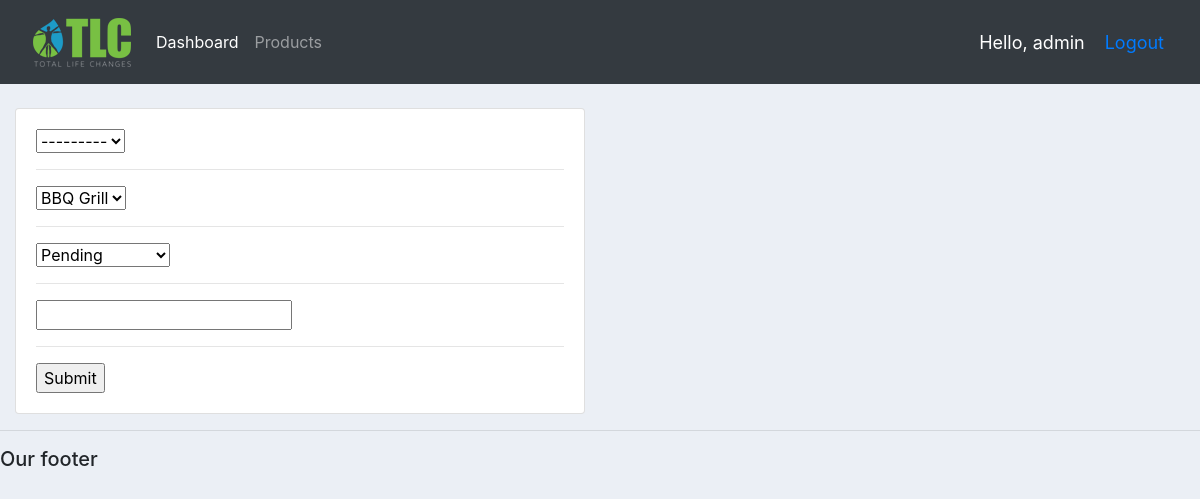
/update_order/5/ (signed in), run on the app's committed database.
### accounts/models.py (models this page shows, shortened)
class Order(models.Model):
    STATUS = (
        ('pending', 'Pending'),
        ('out of delivery', 'Out of delivery'),
        ('delivered', 'Delivered'),
    )
    customer = models.ForeignKey(Customer, null=True, on_delete=models.SET_NULL)
    product = models.ForeignKey(Product, null=True, on_delete=models.SET_NULL)
    date_created = models.DateTimeField(auto_now_add=True)
    status = models.CharField(max_length=200, choices=STATUS)
    note = models.CharField(max_length=200, null=True)

### accounts/decorators.py (the view)
        def wrapper_func(request, *args, **kwargs):
            group_name = None
            if request.user.groups.exists():
                group_name = request.user.groups.all()[0].name
            if group_name in allowed_group:
                return view_func(request, *args, **kwargs)
            else:
                return HttpResponse('You are not allowed')

### accounts/form.py
class OrderForm(ModelForm):
    class Meta:
        model = Order
        fields = '__all__'

### accounts/models.py (called while the page is built)
    def __str__(self):
        return self.name

    def __str__(self):
        return self.name

### accounts/views.py (called while the page is built)
@login_required(login_url='url_login')
@allowed_user(allowed_group=['admin'])
def update_order(request, order_id):
    order = Order.objects.get(id=order_id)
    order_form = OrderForm(instance=order)
    if request.method == 'POST':
        order_form = OrderForm(request.POST, instance=order)
        if order_form.is_valid():
            order_form.save()
            return redirect('/')
    cx = {
        'key_order_form': order_form
    }
    return render(request, 'accounts/create_order.html', cx)

### accounts/templates/accounts/create_order.html (shortened to what this page needs)
{% extends "accounts/main.html" %}
{% load static %}
{% block content_main %}
    <br>
    <div class="row">
        <div class="col-md-6">
            <div class="card card-body">
                <form action="" method="post">
                    {% for form in key_order_form %}
                        {{ form }}
                        <hr>
                    {% endfor %}
                    <input type="submit">
                </form>
            </div>
        </div>
    </div>
{% endblock %}

### accounts/templates/accounts/navbar.html (shortened to what this page needs)
{% load static %}
<nav class="navbar navbar-expand-lg navbar-dark bg-dark">
    <a class="nav-item nav-link active" href="{% url 'url_home' %}">
        <img src="{% static 'images/logo.png' %}" alt="logo">
    </a>
    <div class="collapse navbar-collapse" id="navbarNavAltMarkup">
        <div class="navbar-nav">
            {% if request.user.is_staff %}
                <a class="nav-item nav-link active" href="{% url 'url_home' %}">Dashboard</a>
                <a class="nav-item nav-link" href="{% url 'url_product' %}">Products</a>
            {% else %}
                <a class="nav-item nav-link" href="{% url 'url_account' %}">Account</a>
            {% endif %}
        </div>
    </div>
    <span class="hello-msg">Hello, {{ request.user }}</span>
    <span class="hello-msg"><a href="{% url 'url_logout' %}">Logout</a></span>
</nav>

### static/css/main.css (style rules this page uses)
body { background-color: #ebeff5; }

### accounts/templates/accounts/navbar.html (style rules this page uses)
.hello-msg { font-size: 18px; color: #fff; margin-right: 20px; }

### data on the page
Order: key_order_form "---------" "BBQ Grill" "Pending"

### other printed values
{{ request.user }} "admin"
